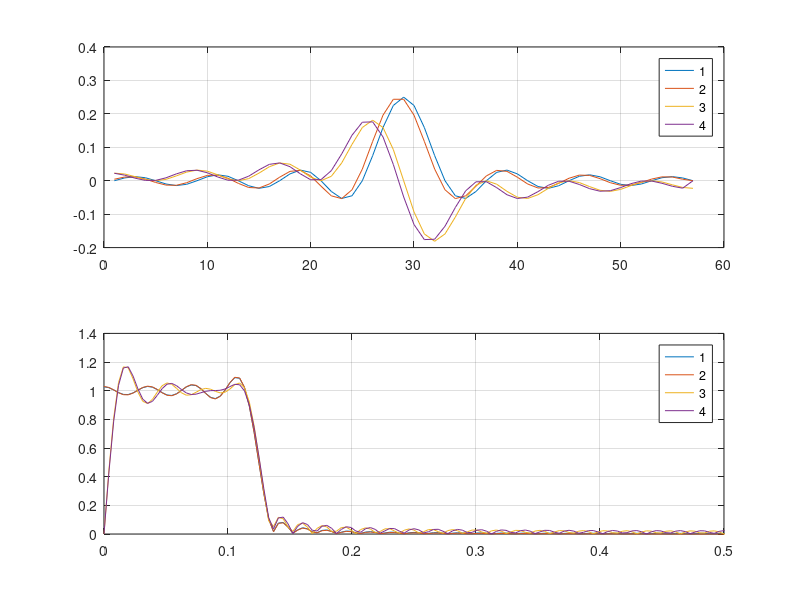

Source code (MATLAB):
%dsp book different types of lowpass window filters
FFT_size = 256;
frequency_vec =[0:FFT_size-1]'/FFT_size;
Fc=1/8;
Nt=56;

%Type 1 (hn odd):
Mt=Nt+1;
M=floor(Mt/2);
n=[-M:M]'; 
hnI=sin(2*pi*n*Fc)./(pi*n);
hnI(M+1)=2*Fc;
hnIs = fft(hnI,FFT_size);
hrIs=abs(hnIs);

%Type 2 (hn even):
Mt=Nt;
nII=[-Mt/2+1:Mt/2]';
hnII=sin(2*pi*nII*Fc-(pi*Fc))./(nII*pi-(pi/2));
hnIIs=fft(hnII,FFT_size);
hrIIs=abs(hnIIs);

%Type 3 (hn odd):
Mt=Nt+1;
nIII=n;
hnIII=(cos(2*pi*nIII*Fc)-1)./(nIII*pi);
hnIII(M+1)=0;
hnIIIs=fft(hnIII,FFT_size);
hrIIIs=abs(hnIIIs);

%Type 4 (hn even);
Mt=Nt;
nIV=nII;
hnIV=2*(cos(2*pi*nIV*Fc-pi*Fc)-1) ./ (2*nIV*pi-pi);
hnIVs=fft(hnIV,FFT_size);
hrIVs=abs(hnIVs);
subplot(2,1,1); plot([hnI,[hnII;0], hnIII, [hnIV;0]]); grid;3
legend('1','2','3','4');
subplot(2,1,2); plot(frequency_vec,[hrIs,hrIIs,hrIIIs,hrIVs]);
set(gca,'xlim',[0,0.5]); grid;
legend('1','2','3','4');






